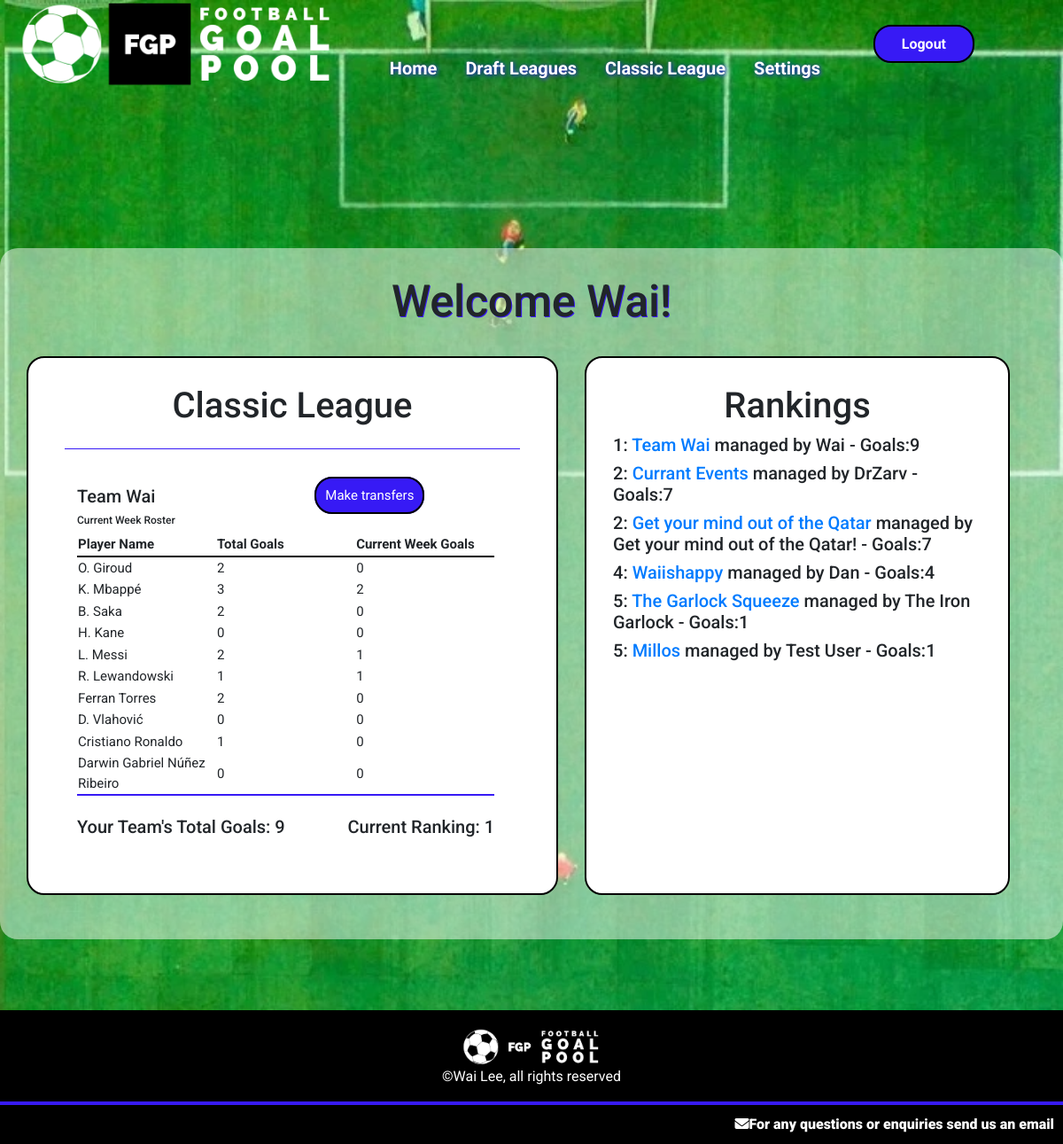
/globalleague (signed in), run on an earlier commit of the app's database.
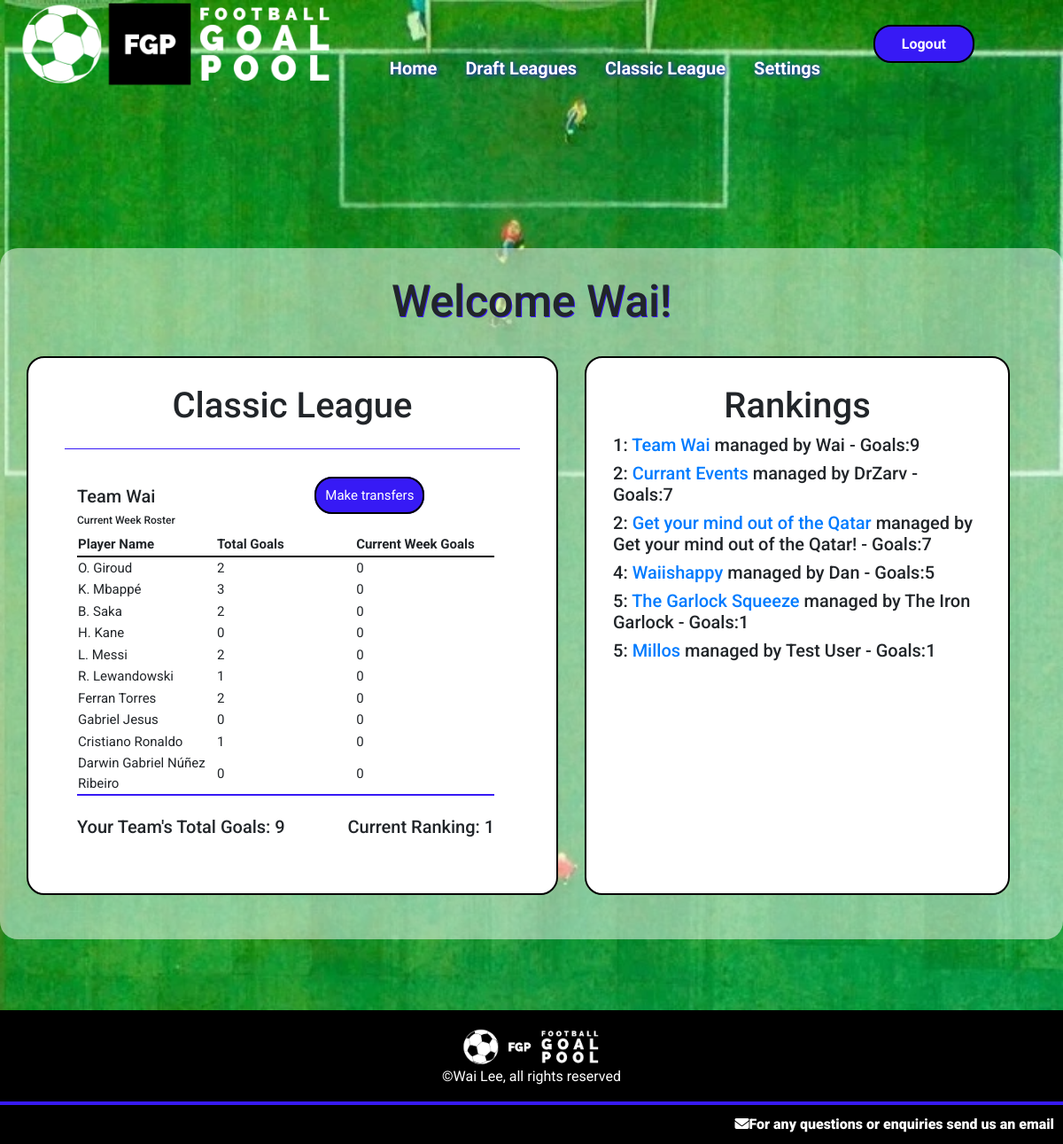
And on a later commit of the database.
### goalpoolapp/models.py (models this page shows, shortened)
class Player(models.Model):
    playercode = models.IntegerField()
    leagues = models.ManyToManyField(League, related_name="leagueplayers", blank=True)
    nickname = models.CharField(max_length=64)
    goals = models.IntegerField(default=0)
    country = models.ForeignKey(Country, on_delete=models.CASCADE, related_name="players")
    currentweekgoals = models.IntegerField(default=0)
    position = models.CharField(max_length=12)
    pic = models.CharField(max_length=100)

class Team(models.Model):
    manager = models.ForeignKey(User, on_delete=models.CASCADE, related_name="managedteams")
    league = models.ForeignKey(League, on_delete=models.CASCADE, related_name="leagueteams")
    players = models.ManyToManyField(Player, related_name="teams", blank=True)
    provisionalplayers = models.ManyToManyField(Player, related_name="provisionalteams", blank=True)
    rank = models.IntegerField(default=1)
    teamname = models.CharField(max_length=64)
    totalgoals = models.IntegerField(default=0)
    draftnumber = models.IntegerField(blank=True, null=True)

class User(AbstractUser):
    emailpermission = models.BooleanField(null=True)

### goalpoolapp/views.py (the view)
# urls.py: path('globalleague', views.globalleague, name='globalleague'),
@login_required
def globalleague(request):
    if request.method == "GET":
        global_league = getGlobalLeague()
        try:
            userteam = Team.objects.get(league=global_league, manager=request.user)
            global_teams = global_league.leagueteams.all().order_by('totalgoals')
            teamorder = Paginator(global_teams, 50)
            page = request.GET.get('page')
            teams = teamorder.get_page(page)
            return render(request, 'goalpoolapp/globalleague.html', {
                "league": global_league,
                "team": userteam,
                "teams": teams
            })
        except:
            return render(request, 'goalpoolapp/globalleague.html')

### goalpoolapp/functions.py (called while the page is built)
def getGlobalLeague():
    return League.objects.get(id='19')

### goalpoolapp/templates/goalpoolapp/globalleague.html (shortened to what this page needs)
{% extends "goalpoolapp/layout.html" %}
{% load static %}
{% block body %}
<div id="main-page-content-container">
    <div id="main-page-content">
        <h2>Welcome {{ user.username }}!</h2>
        <br>
        {% if not team %}
        <h3>You currently do not have a team registered for the Classic league</h3>
        <a class="button" href="{% url 'goalpoolapp:createglobalteam' %}">Click here to create a team</a>
        {% else %}
            <div class="leagues-container">
                <div>
                    <div class="leaguecontainer">
                        <h3>Classic League</h3>
                        <hr>
                        <div class="leagueinformation">
                            <div class="leaguetablecontainer">
                                <div class="split-flexbox">
                                    <div>
                                        <h5>{{ team.teamname }}</h5>
                                        <h6>Current Week Roster</h6>
                                    </div>
                                    <br>
                                    <div>
                                        {% if team.manager == user %}
                                        <a class="button" href="{% url 'goalpoolapp:globaltransfers' %}">Make transfers</a>
                                        {% endif %}
                                    </div>
                                    <br>
                                </div>
                                <table class="leaguetable">
                                    <tr>
                                        <th>Player Name</th>
                                        <th>Total Goals</th>
                                        <th>Current Week Goals</th>
                                    </tr>
                                    {% for player in team.players.all %}
                                    <tr>
                                        <td>{{ player.nickname }}</td>
                                        <td>{{ player.goals }}</td>
                                        <td>{{ player.currentweekgoals }}</td>
                                    </tr>
                                    {% endfor %}
                                </table>
                                <br>
                                <div class="split-flexbox">
                                    <h5>
                                        Your Team's Total Goals: {{ team.totalgoals }}
                                    </h5>
                                    <h5>
                                        Current Ranking: {{ team.rank }}
                                    </h5>
                                </div>
                            </div>
                        </div>
                    </div>
                </div>
                <div class="leaguecontainer">
                    <h3>Rankings</h3>
                    <div>
                        {% for team in teams|dictsort:"rank" %}
                            <h5>{{ team.rank }}: <a href="{% url 'goalpoolapp:viewglobalteam' team.id %}">{{ team.teamname }}</a> managed by {{ team.manager }} - Goals:{{ team.totalgoals }}</h5>
                        {% endfor %}
                    </div>
                </div>
            </div>
        {% endif %}
    </div>
</div>
{% endblock %}

What changed in the data, as far as the page shows it:
no longer on this page (row unchanged): Player: nickname "D. Vlahović", goals "0", currentweekgoals "0"
changed Player "K. Mbappé": currentweekgoals "2" → "0"
changed Player "L. Messi": currentweekgoals "1" → "0"
changed Player "R. Lewandowski": currentweekgoals "1" → "0"
now on this page (row unchanged): Player: nickname "Gabriel Jesus", goals "0", currentweekgoals "0"
changed Team "Waiishappy": totalgoals "4" → "5"
